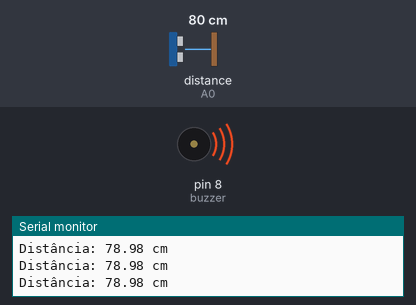
Simulated run of this sketch. Board: Arduino Uno, built with avr-gcc and run on an emulated ATmega328P. Parts: buzzer (waves = sounding), the last lines printed to the serial monitor. Wiring (inferred from the names in the program): ultrasonic range finder: trigger pin 12; echo A0. The inputs (shaded band) are chosen by the test bench; at power-on: distance to the obstacle (sensor on A0) 80 cm. The echo pulse lasts 58.3 µs per cm.

Above: at 1.3 s.
1.4 s: distance to the obstacle (sensor on A0) set to 98 cm
2.9 s: distance to the obstacle (sensor on A0) set to 104 cm
At 4.2 s:
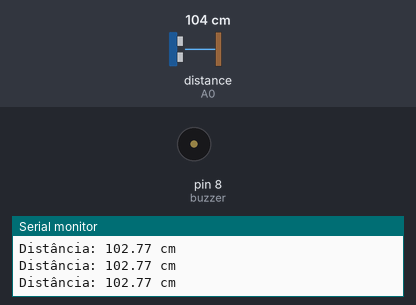
4.5 s: distance to the obstacle (sensor on A0) set to 2 cm
At 4.9 s:
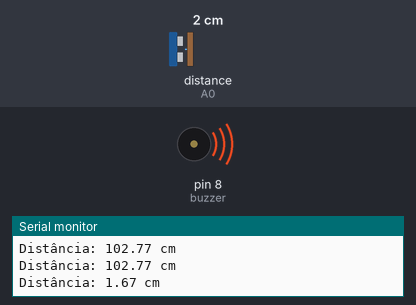
6.0 s: distance to the obstacle (sensor on A0) set to 120 cm
At 6.5 s:
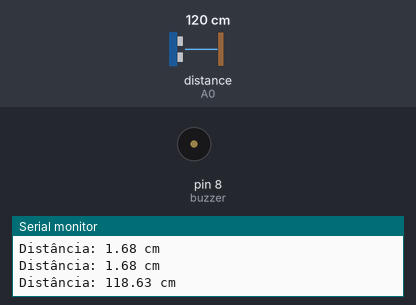
Timing chart, 0 to 8.5 s (numbered marks = the images above; inputs shaded):
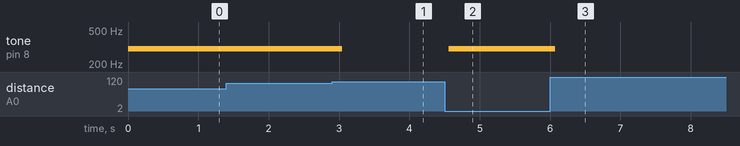

Measured:
- the behaviour switches between 101 and 102 cm on distance to the obstacle (sensor on A0) (found by bisection; images 0 and 1)
- after the input at 2.9 s, tone on pin 8 (buzzer): 300 Hz → silent after 0.14 s
- after the input at 4.5 s, tone on pin 8 (buzzer): silent → 300 Hz after 0.06 s
- after the input at 6.0 s, tone on pin 8 (buzzer): 300 Hz → silent after 0.07 s

The sketch:

ultrassonico.ino
```cpp
const int trigPin = 12;
const int echoPin = A0;
const int buzzer = 8;

void setup() {
  Serial.begin(9600);
  pinMode(trigPin, OUTPUT);
  pinMode(echoPin, INPUT);
  pinMode(buzzer, OUTPUT);
}

void loop() {
  // Envia um pulso de 10 microssegundos no TRIG
  digitalWrite(trigPin, LOW);
  delayMicroseconds(2);
  digitalWrite(trigPin, HIGH);
  delayMicroseconds(10);
  digitalWrite(trigPin, LOW);

  // Lê o tempo que o pulso levou pra voltar
  long duracao = pulseIn(echoPin, HIGH);

  // Calcula a distância em cm
  float distancia = duracao * 0.034 / 2;

  if(distancia > 0 && distancia < 100)
  {
    tone(buzzer, 300);
  }
  else
  {
    noTone(buzzer);
  }

  // Mostra no Serial Monitor
  Serial.print("Distância: ");
  Serial.print(distancia);
  Serial.println(" cm");

  delay(500);
}
```
